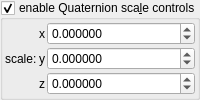
    <widget class="MyGroupBox" name="groupCheck_transf_function_enabled_false">
     <property name="title">
      <string>enable Quaternion sca&amp;le controls</string>
     </property>
     <property name="checkable">
      <bool>true</bool>
     </property>
     <layout class="QVBoxLayout" name="verticalLayout_9" stretch="0">
      <property name="spacing">
       <number>2</number>
      </property>
      <property name="leftMargin">
       <number>2</number>
      </property>
      <property name="topMargin">
       <number>2</number>
      </property>
      <property name="rightMargin">
       <number>2</number>
      </property>
      <property name="bottomMargin">
       <number>2</number>
      </property>
      <item>
       <layout class="QGridLayout" name="gridLayout_23" columnstretch="0,0,1">
        <property name="spacing">
         <number>2</number>
        </property>
        <item row="2" column="1">
         <widget class="QLabel" name="label_124">
          <property name="sizePolicy">
           <sizepolicy hsizetype="Preferred" vsizetype="Preferred">
            <horstretch>0</horstretch>
            <verstretch>0</verstretch>
           </sizepolicy>
          </property>
          <property name="text">
           <string notr="true">z</string>
          </property>
          <property name="alignment">
           <set>Qt::AlignRight|Qt::AlignTrailing|Qt::AlignVCenter</set>
          </property>
         </widget>
        </item>
        <item row="0" column="2">
         <widget class="MyDoubleSpinBox" name="spinbox3_transf_constant_multiplier_122_x">
          <property name="sizePolicy">
           <sizepolicy hsizetype="Minimum" vsizetype="Maximum">
            <horstretch>0</horstretch>
            <verstretch>0</verstretch>
           </sizepolicy>
          </property>
          <property name="prefix">
           <string/>
          </property>
          <property name="suffix">
           <string/>
          </property>
          <property name="decimals">
           <number>6</number>
          </property>
          <property name="minimum">
           <double>-99.989999999999995</double>
          </property>
          <property name="maximum">
           <double>99.989999999999995</double>
          </property>
          <property name="singleStep">
           <double>0.100000000000000</double>
          </property>
         </widget>
        </item>
        <item row="1" column="2">
         <widget class="MyDoubleSpinBox" name="spinbox3_transf_constant_multiplier_122_y">
          <property name="sizePolicy">
           <sizepolicy hsizetype="Minimum" vsizetype="Maximum">
            <horstretch>0</horstretch>
            <verstretch>0</verstretch>
           </sizepolicy>
          </property>
          <property name="prefix">
           <string/>
          </property>
          <property name="suffix">
           <string/>
          </property>
          <property name="decimals">
           <number>6</number>
          </property>
          <property name="minimum">
           <double>-99.989999999999995</double>
          </property>
          <property name="maximum">
           <double>99.989999999999995</double>
          </property>
          <property name="singleStep">
           <double>0.100000000000000</double>
          </property>
         </widget>
        </item>
        <item row="2" column="2">
         <widget class="MyDoubleSpinBox" name="spinbox3_transf_constant_multiplier_122_z">
          <property name="sizePolicy">
           <sizepolicy hsizetype="Minimum" vsizetype="Maximum">
            <horstretch>0</horstretch>
            <verstretch>0</verstretch>
           </sizepolicy>
          </property>
          <property name="prefix">
           <string/>
          </property>
          <property name="suffix">
           <string/>
          </property>
          <property name="decimals">
           <number>6</number>
          </property>
          <property name="minimum">
           <double>-99.989999999999995</double>
          </property>
          <property name="maximum">
           <double>99.989999999999995</double>
          </property>
          <property name="singleStep">
           <double>0.100000000000000</double>
          </property>
         </widget>
        </item>
        <item row="0" column="1">
         <widget class="QLabel" name="label_118">
          <property name="text">
           <string notr="true">x</string>
          </property>
         </widget>
        </item>
        <item row="1" column="1">
         <widget class="QLabel" name="label_119">
          <property name="text">
           <string notr="true">y</string>
          </property>
         </widget>
        </item>
        <item row="1" column="0">
         <widget class="QLabel" name="label_91">
          <property name="text">
           <string>scale:</string>
          </property>
         </widget>
        </item>
       </layout>
      </item>
     </layout>
    </widget>
